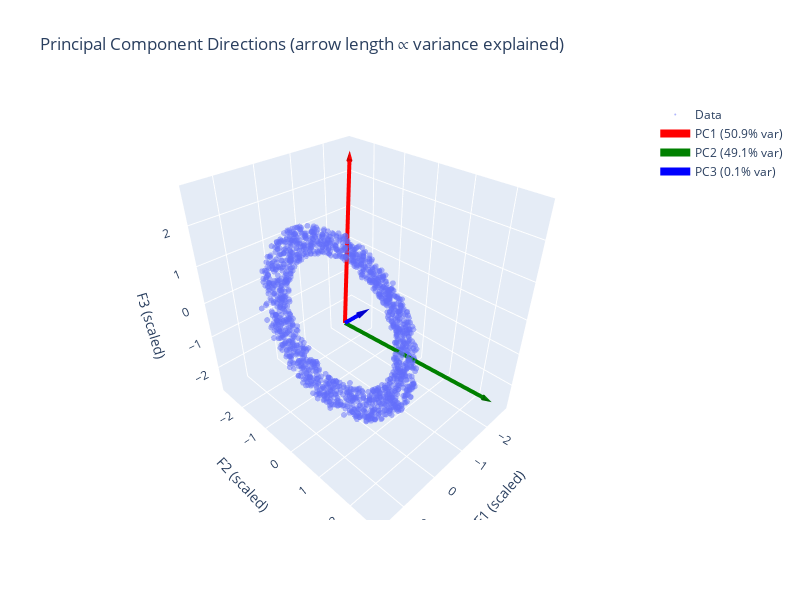

Notebook code cell kept with this figure:
### Markdown cell above
### Principal Component Analysis (PCA)

**PCA** is a technique that finds new axes (called _principal components_) that capture the most variance in the data.

**Mathematical formulation:**

1. **Standardize** the data: $\mathbf{Z} = \frac{\mathbf{X} - \boldsymbol{\mu}}{\boldsymbol{\sigma}}$

2. Compute the **covariance matrix**: $\mathbf{C} = \frac{1}{n-1} \mathbf{Z}^T \mathbf{Z}$

3. Find the **eigenvectors** and **eigenvalues** of $\mathbf{C}$:
   $$\mathbf{C} \mathbf{v}_i = \lambda_i \mathbf{v}_i$$
4. **Project** the data onto the principal components: $\mathbf{Z}_{PC} = \mathbf{Z} \mathbf{V}$

where $\mathbf{V} = [\mathbf{v}_1, \mathbf{v}_2, \ldots]$ are the eigenvectors sorted by decreasing eigenvalue $\lambda_i$.

**Key ideas:**

- **PC1** points in the direction of maximum variance (largest $\lambda$)
- **PC2** is perpendicular to PC1 and captures the next most variance
- The **explained variance ratio** for each PC is: $\frac{\lambda_i}{\sum_j \lambda_j}$
- The eigenvectors $\mathbf{V} = [\mathbf{v}_1, \mathbf{v}_2, \ldots]$ are basis vectors for the principal component space. Any data vector can be completely reconstructed by a linear combination of these principal component basis vectors.

If the data lies on a lower-dimensional subspace, PCA can reveal it by finding the directions that matter most.

Let's standardize the data first (so all features have equal scale), then apply PCA.

### Code cell
# Standardize and apply PCA
scaler = StandardScaler()
data_scaled = scaler.fit_transform(df)

pca = PCA()
data_pca = pca.fit_transform(data_scaled)

# Create a DataFrame with principal components
df_pca = pd.DataFrame(data_pca, columns=["PC1", "PC2", "PC3", "PC4"])
print("Explained variance ratio:", pca.explained_variance_ratio_)
print("Cumulative explained variance ratio:", np.cumsum(pca.explained_variance_ratio_))

# Get the PC directions (loadings) - each row is a PC, each column is a feature
components = pca.components_  # Shape: (4, 4) - 4 PCs x 4 features

# Create the scatter plot of scaled data (first 3 features)
fig = go.Figure()

# Add the data points
fig.add_trace(
    go.Scatter3d(
        x=data_scaled[:, 0],
        y=data_scaled[:, 1],
        z=data_scaled[:, 2],
        mode="markers",
        marker=dict(size=2, opacity=0.5),
        name="Data",
    )
)

# Add arrows for PC1, PC2, PC3 directions
# Arrow length proportional to explained variance ratio (with minimum for visibility)
colors = ["red", "green", "blue"]
base_scale = 5  # Base scale factor
min_scale = 0.5  # Minimum scale so small PCs are still visible

for i in range(3):
    pc_direction = components[i, :3]  # First 3 components of each PC
    # Scale by explained variance ratio - longer arrow = more variance
    # Use minimum scale so all arrows are visible
    variance_ratio = pca.explained_variance_ratio_[i] / max(
        pca.explained_variance_ratio_
    )
    scale = max(base_scale * variance_ratio, min_scale)

    # Arrow line
    fig.add_trace(
        go.Scatter3d(
            x=[0, pc_direction[0] * scale],
            y=[0, pc_direction[1] * scale],
            z=[0, pc_direction[2] * scale],
            mode="lines",
            line=dict(color=colors[i], width=8),
            name=f"PC{i + 1} ({pca.explained_variance_ratio_[i]:.1%} var)",
        )
    )

    # Arrow head (cone)
    fig.add_trace(
        go.Cone(
            x=[pc_direction[0] * scale],
            y=[pc_direction[1] * scale],
            z=[pc_direction[2] * scale],
            u=[pc_direction[0]],
            v=[pc_direction[1]],
            w=[pc_direction[2]],
            colorscale=[[0, colors[i]], [1, colors[i]]],
            showscale=False,
            sizemode="absolute",
            sizeref=0.3,
        )
    )

fig.update_layout(
    title="Principal Component Directions (arrow length ∝ variance explained)",
    scene=dict(
        xaxis_title="F1 (scaled)",
        yaxis_title="F2 (scaled)",
        zaxis_title="F3 (scaled)",
    ),
    width=800,
    height=600,
)
fig.show()

### Figure 1 — Plotly figure (JSON) as saved in the notebook; plotly's stock layout.template omitted (floating-point values rounded to 4 significant figures; data arrays with more than 128 entries replaced by an {"elided": "..."} marker saying what was removed)
{"data": [{"marker": {"opacity": 0.5, "size": 2}, "mode": "markers", "name": "Data", "type": "scatter3d", "x": {"elided": "1500 float values"}, "y": {"elided": "1500 float values"}, "z": {"elided": "1500 float values"}}, {"line": {"color": "red", "width": 8}, "mode": "lines", "name": "PC1 (50.9% var)", "type": "scatter3d", "x": [0, -2.501], "y": [0, -2.498], "z": [0, 2.5]}, {"colorscale": [[0, "red"], [1, "red"]], "showscale": false, "sizemode": "absolute", "sizeref": 0.3, "type": "cone", "u": [-0.5002], "v": [-0.4996], "w": [0.5], "x": [-2.501], "y": [-2.498], "z": [2.5]}, {"line": {"color": "green", "width": 8}, "mode": "lines", "name": "PC2 (49.1% var)", "type": "scatter3d", "x": [0, -2.412], "y": [0, 2.415], "z": [0, -2.412]}, {"colorscale": [[0, "green"], [1, "green"]], "showscale": false, "sizemode": "absolute", "sizeref": 0.3, "type": "cone", "u": [-0.4998], "v": [0.5004], "w": [-0.5], "x": [-2.412], "y": [2.415], "z": [-2.412]}, {"line": {"color": "blue", "width": 8}, "mode": "lines", "name": "PC3 (0.1% var)", "type": "scatter3d", "x": [0, -0.2467], "y": [0, 0.2532], "z": [0, 0.2532]}, {"colorscale": [[0, "blue"], [1, "blue"]], "showscale": false, "sizemode": "absolute", "sizeref": 0.3, "type": "cone", "u": [-0.4933], "v": [0.5064], "w": [0.5064], "x": [-0.2467], "y": [0.2532], "z": [0.2532]}], "layout": {"height": 600, "scene": {"xaxis": {"title": {"text": "F1 (scaled)"}}, "yaxis": {"title": {"text": "F2 (scaled)"}}, "zaxis": {"title": {"text": "F3 (scaled)"}}}, "title": {"text": "Principal Component Directions (arrow length ∝ variance explained)"}, "width": 800}}
